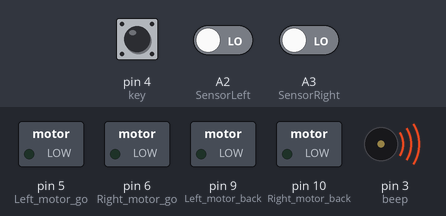
Simulated run of this sketch. Board: Arduino Uno, built with avr-gcc and run on an emulated ATmega328P. On the bench: switched loads named in the sketch (green lamp = pin HIGH), buzzer (waves = sounding, pin HIGH). The test bench sets the inputs (shaded band); at power-on: pin 4 (key) HIGH, A2 (SensorLeft) LOW, A3 (SensorRight) LOW.

Above: at 1.2 s.
1.3 s: pin 4 (key) pulled LOW for 0.15 s
At 1.6 s:
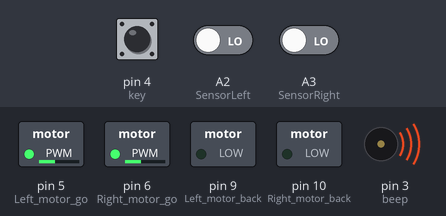
Timing chart, 0 to 1.5 s (numbered marks = the images above; inputs shaded):
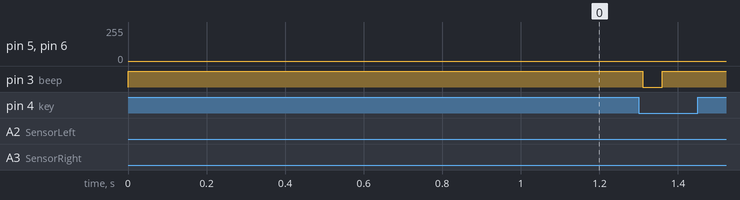

The sketch:

Line_Walking.ino
```cpp
//============================================================================
//  Line Walking Experiment
//=============================================================================

//==============================
//Set motor port
//==============================
int Left_motor_back = 9;
int Left_motor_go = 5;
int Right_motor_go = 6;
int Right_motor_back = 10;
int Right_motor_en = 8;
int Left_motor_en = 7;

/*Set Button port*/
int key=4;

/*Set BUZZER port*/
int beep=3;

/*Line Walking*/
const int SensorRight = A3;   	// Set Right Line Walking Infrared sensor port
const int SensorLeft = A2;     	// Set Left Line Walking Infrared sensor port
int SL;    // State of Left Line Walking Infrared sensor
int SR;    // State of Right Line Walking Infrared sensor

void setup()
{
  //Initialize motor drive for output mode
  pinMode(Left_motor_go,OUTPUT);
  pinMode(Left_motor_back,OUTPUT);
  pinMode(Right_motor_go,OUTPUT);
  pinMode(Right_motor_back,OUTPUT);

  pinMode(key,INPUT);// Set button as input
  pinMode(beep,OUTPUT);// Set buzzer as output

  pinMode(SensorRight, INPUT); // Set Right Line Walking Infrared sensor as input
  pinMode(SensorLeft, INPUT); // Set left Line Walking Infrared sensor as input

  digitalWrite(key,HIGH);//Initialize button
  digitalWrite(beep,HIGH);// set buzzer mute

}

//=======================Motor=========================

void run()
{
  digitalWrite(Right_motor_go,HIGH);// right motor go ahead
  digitalWrite(Right_motor_back,LOW);
  analogWrite(Right_motor_go,100);//PWM--Pulse Width Modulation(0~255). It can be adjusted to control speed.
  analogWrite(Right_motor_back,0);
  digitalWrite(Left_motor_go,HIGH);// set left motor go ahead
  digitalWrite(Left_motor_back,LOW);
  analogWrite(Left_motor_go,100);//PWM--Pulse Width Modulation(0~255). It can be adjusted to control speed.
  analogWrite(Left_motor_back,0);
}

void brake() //stop
{
  digitalWrite(Right_motor_go,LOW);
  digitalWrite(Right_motor_back,LOW);
  digitalWrite(Left_motor_go,LOW);
  digitalWrite(Left_motor_back,LOW);
}

void left()//turn left
{
  digitalWrite(Right_motor_go,HIGH);	// right motor go ahead
  digitalWrite(Right_motor_back,LOW);
  analogWrite(Right_motor_go,100);
  analogWrite(Right_motor_back,0);// PWM--Pulse Width Modulation(0~255) control speed
  digitalWrite(Left_motor_go,LOW);    // left motor stop
  digitalWrite(Left_motor_back,LOW);
  analogWrite(Left_motor_go,0);
  analogWrite(Left_motor_back,0);// PWM--Pulse Width Modulation(0~255) control speed
}

void spin_left(int time)         //Left rotation
{
  digitalWrite(Right_motor_go,HIGH);	// right motor go ahead
  digitalWrite(Right_motor_back,LOW);
  analogWrite(Right_motor_go,100); // PWM--Pulse Width Modulation(0~255) control speed
  analogWrite(Right_motor_back,0);
  digitalWrite(Left_motor_go,LOW);    // left motor back off
  digitalWrite(Left_motor_back,HIGH);
  analogWrite(Left_motor_go,0);
  analogWrite(Left_motor_back,100); // PWM--Pulse Width Modulation(0~255) control speed
  delay(time * 100);
}

void right() //turn right
{
  digitalWrite(Right_motor_go,LOW);    // right motor stop
  digitalWrite(Right_motor_back,LOW);
  analogWrite(Right_motor_go,0);
  analogWrite(Right_motor_back,0);
  digitalWrite(Left_motor_go,HIGH);// left motor go ahead
  digitalWrite(Left_motor_back,LOW);
  analogWrite(Left_motor_go,100);
  analogWrite(Left_motor_back,0);// PWM--Pulse Width Modulation(0~255) control speed
}

void spin_right(int time)        //Right rotation
{
  digitalWrite(Right_motor_go,LOW);   // right motor back off
  digitalWrite(Right_motor_back,HIGH);
  analogWrite(Right_motor_go,0);
  analogWrite(Right_motor_back,200);// PWM--Pulse Width Modulation(0~255) control speed
  digitalWrite(Left_motor_go,HIGH);// left motor go ahead
  digitalWrite(Left_motor_back,LOW);
  analogWrite(Left_motor_go,200);
  analogWrite(Left_motor_back,0);// PWM--Pulse Width Modulation(0~255) control speed
  delay(time * 100);
}

void back(int time)  //back off
{
  digitalWrite(Right_motor_go,LOW);  //right motor back off
  digitalWrite(Right_motor_back,HIGH);
  analogWrite(Right_motor_go,0);
  analogWrite(Right_motor_back,150);// PWM--Pulse Width Modulation(0~255) control speed
  digitalWrite(Left_motor_go,LOW);  //left motor back off
  digitalWrite(Left_motor_back,HIGH);
  analogWrite(Left_motor_go,0);
  analogWrite(Left_motor_back,150);// PWM--Pulse Width Modulation(0~255) control speed
  delay(time * 100);
}
//==========================================================

void keysacn()
{
  int val;
  val=digitalRead(key);// Reads the button ,the level value assigns to val
  while(digitalRead(key))// When the button is not pressed
  {
    val=digitalRead(key);
  }
  while(!digitalRead(key))// When the button is pressed
  {
    delay(10);	//delay 10ms
    val=digitalRead(key);// Reads the button ,the level value assigns to val
    if(val==LOW)  //Double check the button is pressed
    {

      digitalWrite(beep,LOW);//The buzzer sounds
      delay(50);//delay 50ms
      while(!digitalRead(key))	//Determine if the button is released or not
        digitalWrite(beep,HIGH);//mute
    }
    else
      digitalWrite(beep,HIGH);//mute
  }
}

/*main loop*/
void loop()
{

  keysacn();//Press the button to start
  while(1)
  {
  /**************************************************************************************
  Infrared signal back means white undersurface ,returns low level and led lights up.
  Infrared signal gone means black undersurface ,returns high level and led lights off.
  **************************************************************************************/
  SR = digitalRead(SensorRight);//Right Line Walking Infrared sensor against white undersurface,then LED[L2] light illuminates and while against black undersurface,LED[L2] goes off
  SL = digitalRead(SensorLeft);//Left Line Walking Infrared sensor against white undersurface,then LED[L3] light illuminates and while against black undersurface,LED[L3] goes off
  if (SL ==LOW&&SR== LOW)// Black lines were not detected at the same time
    run();   // go ahead
  else if (SL == LOW & SR == HIGH)// Left sensor against white undersurface and right against black undersurface , the car left off track and need to adjust to the right.
    right();
  else if (SR == LOW & SL ==  HIGH) // Rihgt sensor against white undersurface and left against black undersurface , the car right off track and need to adjust to the left.
    left();
  else // Black lines were detected at the same time , the car stop.
    brake();
  }
}
```
